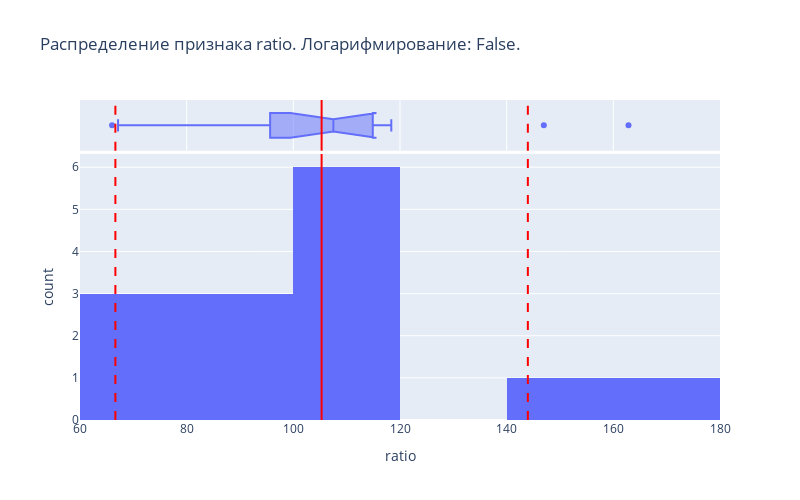

Source (notebook cell):
### Markdown cell above
<span style="color:green">Let's try to find the proper sigma coefficients for these outliers on the z-method histogram:</span>

### Code cell
outliers, cleaned = outliers_z_score(
    res_data[(res_data['brand'] == 'Brioni')
             & (res_data['Category'] == 'Shoes')],
    'ratio',
    left=1.4,
    right=1.4,
    verb_info=True)

### Figure 1 — Plotly figure (JSON) as saved in the notebook; plotly's stock layout.template omitted (floating-point values rounded to 4 significant figures)
{"data": [{"alignmentgroup": "True", "bingroup": "x", "hovertemplate": "ratio=%{x}<br>count=%{y}<extra></extra>", "legendgroup": "", "marker": {"color": "#636efa", "pattern": {"shape": ""}}, "name": "", "offsetgroup": "", "orientation": "v", "showlegend": false, "type": "histogram", "x": [106.5, 114.9, 114.5, 118.4, 108.5, 67.14, 147.0, 70.21, 95.65, 66.02, 110.2, 96.3, 96.18, 162.8], "xaxis": "x", "yaxis": "y"}, {"alignmentgroup": "True", "hovertemplate": "ratio=%{x}<extra></extra>", "legendgroup": "", "marker": {"color": "#636efa"}, "name": "", "notched": true, "offsetgroup": "", "showlegend": false, "type": "box", "x": [106.5, 114.9, 114.5, 118.4, 108.5, 67.14, 147.0, 70.21, 95.65, 66.02, 110.2, 96.3, 96.18, 162.8], "xaxis": "x2", "yaxis": "y2"}], "layout": {"barmode": "relative", "height": 500, "legend": {"tracegroupgap": 0}, "shapes": [{"line": {"color": "red", "dash": "solid", "width": 2}, "type": "line", "x0": 105.3, "x1": 105.3, "xref": "x", "y0": 0, "y1": 1, "yref": "y domain"}, {"line": {"color": "red", "dash": "solid", "width": 2}, "type": "line", "x0": 105.3, "x1": 105.3, "xref": "x2", "y0": 0, "y1": 1, "yref": "y2 domain"}, {"line": {"color": "red", "dash": "dash", "width": 2}, "type": "line", "x0": 66.63, "x1": 66.63, "xref": "x", "y0": 0, "y1": 1, "yref": "y domain"}, {"line": {"color": "red", "dash": "dash", "width": 2}, "type": "line", "x0": 66.63, "x1": 66.63, "xref": "x2", "y0": 0, "y1": 1, "yref": "y2 domain"}, {"line": {"color": "red", "dash": "dash", "width": 2}, "type": "line", "x0": 144.0, "x1": 144.0, "xref": "x", "y0": 0, "y1": 1, "yref": "y domain"}, {"line": {"color": "red", "dash": "dash", "width": 2}, "type": "line", "x0": 144.0, "x1": 144.0, "xref": "x2", "y0": 0, "y1": 1, "yref": "y2 domain"}], "title": {"text": "Распределение признака ratio. Логарифмирование: False."}, "width": 800, "xaxis": {"anchor": "y", "domain": [0, 1], "title": {"text": "ratio"}}, "xaxis2": {"anchor": "y2", "domain": [0, 1], "matches": "x", "showgrid": true, "showticklabels": false}, "yaxis": {"anchor": "x", "domain": [0, 0.8316], "title": {"text": "count"}}, "yaxis2": {"anchor": "x2", "domain": [0.8416, 1], "matches": "y2", "showgrid": false, "showline": false, "showticklabels": false, "ticks": ""}}}
